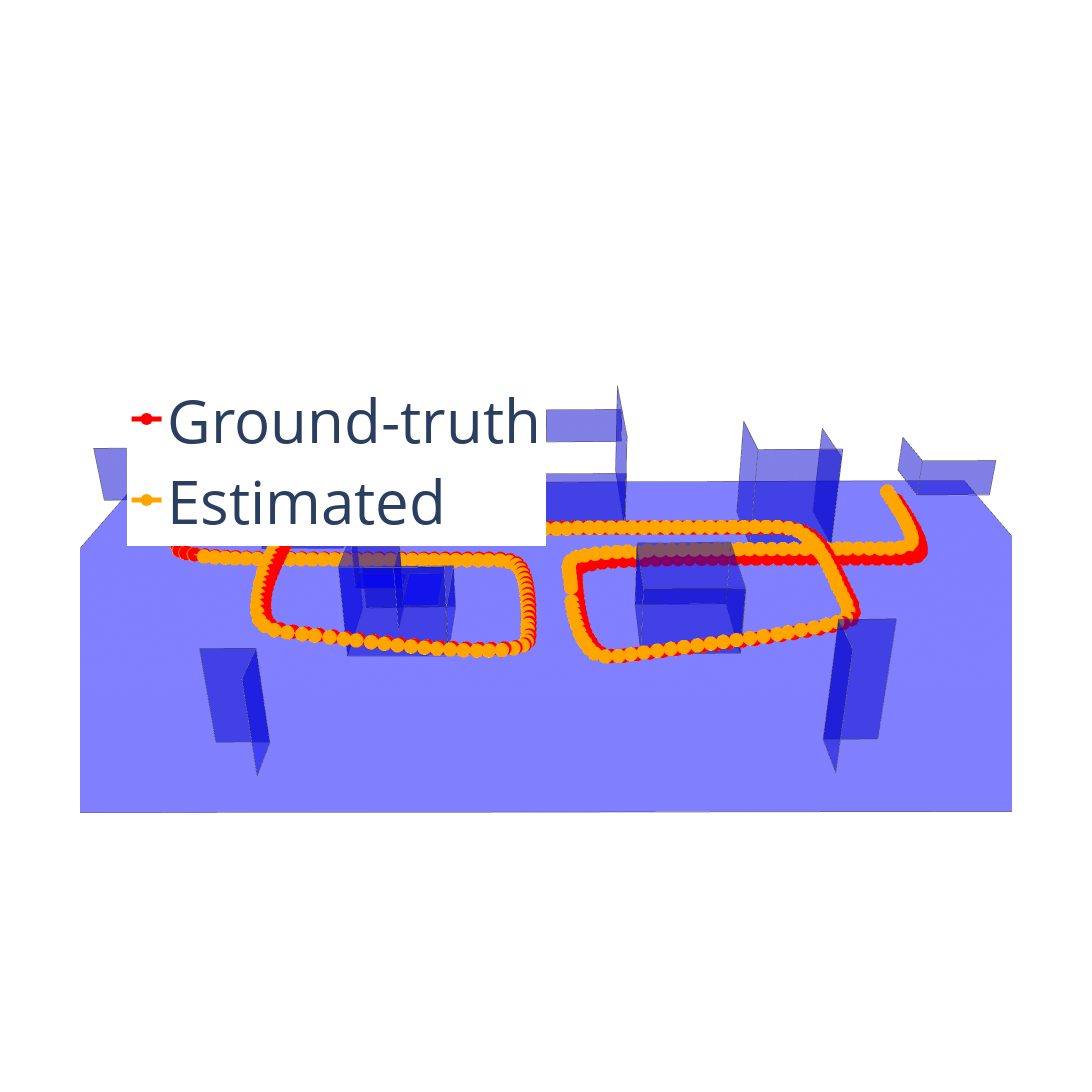

This figure's notebook cell:
### Code cell
# Plot merge
camera = dict(
    up=dict(x=0, y=0, z=1),
    center=dict(x=0, y=0, z=0),
    eye=dict(x=0, y=-2.0, z=1.0)
)

fig = go.Figure(data=merged.plot_trace(colors=['blue'], showlegend=False)+[gt_traj_trace, est_traj_trace])
fig.update_layout(width=4000, height=2500, scene=dict(aspectmode='data', xaxis=dict(visible=False), yaxis=dict(visible=False), zaxis=dict(visible=False)),
    scene_camera=camera, legend=dict(font=dict(size=60), yanchor="top", y=0.7, xanchor="left", x=0.05))
fig.update_layout(legend= {'itemsizing': 'constant'})
fig.show()

### Figure 1 — Plotly figure (JSON) as saved in the notebook; plotly's stock layout.template omitted (floating-point values rounded to 4 significant figures; data arrays with more than 128 entries replaced by an {"elided": "..."} marker saying what was removed)
{"data": [{"color": "blue", "i": [0, 0], "j": [1, 2], "k": [2, 3], "name": "0", "opacity": 0.5, "showlegend": false, "type": "mesh3d", "x": [204.7, -26.31, -27.26, 203.7], "y": [18.06, 19.62, -120.7, -122.3], "z": [0.5928, -1.036, -1.202, 0.4265]}, {"line": {"color": "rgb(70,70,70)", "width": 1}, "mode": "lines", "showlegend": false, "type": "scatter3d", "x": [204.7, -26.31, -27.26, 203.7, 204.7], "y": [18.06, 19.62, -120.7, -122.3, 18.06], "z": [0.5928, -1.036, -1.202, 0.4265, 0.5928]}, {"color": "blue", "i": [0, 0], "j": [1, 2], "k": [2, 3], "name": "1", "opacity": 0.5, "showlegend": false, "type": "mesh3d", "x": [128.4, 108.2, 108.1, 128.3], "y": [-51.07, -51.09, -51.15, -51.13], "z": [-0.178, -0.3318, 14.93, 15.08]}, {"line": {"color": "rgb(70,70,70)", "width": 1}, "mode": "lines", "showlegend": false, "type": "scatter3d", "x": [128.4, 108.2, 108.1, 128.3, 128.4], "y": [-51.07, -51.09, -51.15, -51.13, -51.07], "z": [-0.178, -0.3318, 14.93, 15.08, -0.178]}, {"color": "blue", "i": [0, 0], "j": [1, 2], "k": [2, 3], "name": "2", "opacity": 0.5, "showlegend": false, "type": "mesh3d", "x": [148.4, 138.5, 138.3, 148.2], "y": [-102.0, -102.0, -102.0, -102.0], "z": [0.1414, 0.07241, 25.1, 25.17]}, {"line": {"color": "rgb(70,70,70)", "width": 1}, "mode": "lines", "showlegend": false, "type": "scatter3d", "x": [148.4, 138.5, 138.3, 148.2, 148.4], "y": [-102.0, -102.0, -102.0, -102.0, -102.0], "z": [0.1414, 0.07241, 25.1, 25.17, 0.1414]}, {"color": "blue", "i": [0, 0], "j": [1, 2], "k": [2, 3], "name": "3", "opacity": 0.5, "showlegend": false, "type": "mesh3d", "x": [128.3, 128.4, 128.3, 128.2], "y": [-71.51, -51.07, -51.13, -71.57], "z": [-0.2621, -0.178, 15.08, 15.0]}, {"line": {"color": "rgb(70,70,70)", "width": 1}, "mode": "lines", "showlegend": false, "type": "scatter3d", "x": [128.3, 128.4, 128.3, 128.2, 128.3], "y": [-71.51, -51.07, -51.13, -71.57, -71.51], "z": [-0.2621, -0.178, 15.08, 15.0, -0.2621]}, {"color": "blue", "i": [0, 0], "j": [1, 2], "k": [2, 3], "name": "4", "opacity": 0.5, "showlegend": false, "type": "mesh3d", "x": [188.6, 208.1, 208.1, 188.6], "y": [8.103, 8.068, 8.087, 8.122], "z": [0.4655, 0.5494, 10.52, 10.44]}, {"line": {"color": "rgb(70,70,70)", "width": 1}, "mode": "lines", "showlegend": false, "type": "scatter3d", "x": [188.6, 208.1, 208.1, 188.6, 188.6], "y": [8.103, 8.068, 8.087, 8.122, 8.103], "z": [0.4655, 0.5494, 10.52, 10.44, 0.4655]}, {"color": "blue", "i": [0, 0], "j": [1, 2], "k": [2, 3], "name": "5", "opacity": 0.5, "showlegend": false, "type": "mesh3d", "x": [158.5, 158.3, 158.2, 158.4], "y": [-21.77, -2.008, -2.09, -21.85], "z": [0.1708, 0.239, 23.27, 23.21]}, {"line": {"color": "rgb(70,70,70)", "width": 1}, "mode": "lines", "showlegend": false, "type": "scatter3d", "x": [158.5, 158.3, 158.2, 158.4, 158.5], "y": [-21.77, -2.008, -2.09, -21.85, -21.77], "z": [0.1708, 0.239, 23.27, 23.21, 0.1708]}, {"color": "blue", "i": [0, 0], "j": [1, 2], "k": [2, 3], "name": "6", "opacity": 0.5, "showlegend": false, "type": "mesh3d", "x": [188.6, 188.6, 188.6, 188.6], "y": [26.12, 8.103, 8.122, 26.14], "z": [0.4317, 0.4655, 10.44, 10.4]}, {"line": {"color": "rgb(70,70,70)", "width": 1}, "mode": "lines", "showlegend": false, "type": "scatter3d", "x": [188.6, 188.6, 188.6, 188.6, 188.6], "y": [26.12, 8.103, 8.122, 26.14, 26.12], "z": [0.4317, 0.4655, 10.44, 10.4, 0.4317]}, {"color": "blue", "i": [0, 0], "j": [1, 2], "k": [2, 3], "name": "7", "opacity": 0.5, "showlegend": false, "type": "mesh3d", "x": [138.5, 158.5, 158.4, 138.4], "y": [-21.89, -21.92, -21.94, -21.92], "z": [-0.04647, 0.09027, 25.29, 25.15]}, {"line": {"color": "rgb(70,70,70)", "width": 1}, "mode": "lines", "showlegend": false, "type": "scatter3d", "x": [138.5, 158.5, 158.4, 138.4, 138.5], "y": [-21.89, -21.92, -21.94, -21.92, -21.89], "z": [-0.04647, 0.09027, 25.29, 25.15, -0.04647]}, {"color": "blue", "i": [0, 0], "j": [1, 2], "k": [2, 3], "name": "8", "opacity": 0.5, "showlegend": false, "type": "mesh3d", "x": [208.2, 188.7, 188.6, 208.1], "y": [-111.9, -111.9, -111.9, -112.0], "z": [0.5107, 0.4237, 10.16, 10.25]}, {"line": {"color": "rgb(70,70,70)", "width": 1}, "mode": "lines", "showlegend": false, "type": "scatter3d", "x": [208.2, 188.7, 188.6, 208.1, 208.2], "y": [-111.9, -111.9, -111.9, -112.0, -111.9], "z": [0.5107, 0.4237, 10.16, 10.25, 0.5107]}, {"color": "blue", "i": [0, 0], "j": [1, 2], "k": [2, 3], "name": "9", "opacity": 0.5, "showlegend": false, "type": "mesh3d", "x": [68.51, 108.5, 108.4, 68.39], "y": [-11.84, -12.16, -12.19, -11.87], "z": [-0.6057, -0.2779, 15.12, 14.8]}, {"line": {"color": "rgb(70,70,70)", "width": 1}, "mode": "lines", "showlegend": false, "type": "scatter3d", "x": [68.51, 108.5, 108.4, 68.39, 68.51], "y": [-11.84, -12.16, -12.19, -11.87, -11.84], "z": [-0.6057, -0.2779, 15.12, 14.8, -0.6057]}, {"color": "blue", "i": [0, 0], "j": [1, 2], "k": [2, 3], "name": "10", "opacity": 0.5, "showlegend": false, "type": "mesh3d", "x": [108.4, 108.3, 108.1, 108.2], "y": [-12.16, 27.8, 27.75, -12.21], "z": [-0.2811, -0.2048, 24.9, 24.83]}, {"line": {"color": "rgb(70,70,70)", "width": 1}, "mode": "lines", "showlegend": false, "type": "scatter3d", "x": [108.4, 108.3, 108.1, 108.2, 108.4], "y": [-12.16, 27.8, 27.75, -12.21, -12.16], "z": [-0.2811, -0.2048, 24.9, 24.83, -0.2811]}, {"color": "blue", "i": [0, 0], "j": [1, 2], "k": [2, 3], "name": "11", "opacity": 0.5, "showlegend": false, "type": "mesh3d", "x": [68.34, 68.38, 68.29, 68.25], "y": [-71.9, -51.8, -51.8, -71.9], "z": [-0.5606, -0.5588, 9.665, 9.663]}, {"line": {"color": "rgb(70,70,70)", "width": 1}, "mode": "lines", "showlegend": false, "type": "scatter3d", "x": [68.34, 68.38, 68.29, 68.25, 68.34], "y": [-71.9, -51.8, -51.8, -71.9, -71.9], "z": [-0.5606, -0.5588, 9.665, 9.663, -0.5606]}, {"color": "blue", "i": [0, 0], "j": [1, 2], "k": [2, 3], "name": "12", "opacity": 0.5, "showlegend": false, "type": "mesh3d", "x": [88.55, 108.3, 108.2, 88.46], "y": [8.198, 8.057, 7.984, 8.124], "z": [15.69, 15.89, 24.81, 24.62]}, {"line": {"color": "rgb(70,70,70)", "width": 1}, "mode": "lines", "showlegend": false, "type": "scatter3d", "x": [88.55, 108.3, 108.2, 88.46, 88.55], "y": [8.198, 8.057, 7.984, 8.124, 8.198], "z": [15.69, 15.89, 24.81, 24.62, 15.69]}, {"color": "blue", "i": [0, 0], "j": [1, 2], "k": [2, 3], "name": "13", "opacity": 0.5, "showlegend": false, "type": "mesh3d", "x": [138.4, 138.5, 138.4, 138.2], "y": [-2.036, -21.89, -21.92, -2.061], "z": [-0.02831, -0.04647, 25.15, 25.17]}, {"line": {"color": "rgb(70,70,70)", "width": 1}, "mode": "lines", "showlegend": false, "type": "scatter3d", "x": [138.4, 138.5, 138.4, 138.2, 138.4], "y": [-2.036, -21.89, -21.92, -2.061, -2.036], "z": [-0.02831, -0.04647, 25.15, 25.17, -0.02831]}, {"color": "blue", "i": [0, 0], "j": [1, 2], "k": [2, 3], "name": "14", "opacity": 0.5, "showlegend": false, "type": "mesh3d", "x": [38.52, 38.4, 38.22, 38.34], "y": [-21.83, -1.502, -1.531, -21.86], "z": [-0.7598, -0.7375, 24.51, 24.48]}, {"line": {"color": "rgb(70,70,70)", "width": 1}, "mode": "lines", "showlegend": false, "type": "scatter3d", "x": [38.52, 38.4, 38.22, 38.34, 38.52], "y": [-21.83, -1.502, -1.531, -21.86, -21.83], "z": [-0.7598, -0.7375, 24.51, 24.48, -0.7598]}, {"color": "blue", "i": [0, 0], "j": [1, 2], "k": [2, 3], "name": "15", "opacity": 0.5, "showlegend": false, "type": "mesh3d", "x": [108.2, 108.0, 107.8, 108.1], "y": [-51.09, -71.74, -71.81, -51.15], "z": [-0.3318, -0.4177, 14.84, 14.93]}, {"line": {"color": "rgb(70,70,70)", "width": 1}, "mode": "lines", "showlegend": false, "type": "scatter3d", "x": [108.2, 108.0, 107.8, 108.1, 108.2], "y": [-51.09, -71.74, -71.81, -51.15, -51.09], "z": [-0.3318, -0.4177, 14.84, 14.93, -0.3318]}, {"color": "blue", "i": [0, 0], "j": [1, 2], "k": [2, 3], "name": "16", "opacity": 0.5, "showlegend": false, "type": "mesh3d", "x": [68.38, 48.61, 48.52, 68.29], "y": [-51.8, -52.02, -52.02, -51.8], "z": [-0.5588, -0.7388, 9.485, 9.665]}, {"line": {"color": "rgb(70,70,70)", "width": 1}, "mode": "lines", "showlegend": false, "type": "scatter3d", "x": [68.38, 48.61, 48.52, 68.29, 68.38], "y": [-51.8, -52.02, -52.02, -51.8, -51.8], "z": [-0.5588, -0.7388, 9.485, 9.665, -0.5588]}, {"color": "blue", "i": [0, 0], "j": [1, 2], "k": [2, 3], "name": "17", "opacity": 0.5, "showlegend": false, "type": "mesh3d", "x": [18.43, 38.52, 38.34, 18.25], "y": [-21.83, -21.83, -21.86, -21.86], "z": [-0.9017, -0.7598, 24.48, 24.34]}, {"line": {"color": "rgb(70,70,70)", "width": 1}, "mode": "lines", "showlegend": false, "type": "scatter3d", "x": [18.43, 38.52, 38.34, 18.25, 18.43], "y": [-21.83, -21.83, -21.86, -21.86, -21.83], "z": [-0.9017, -0.7598, 24.48, 24.34, -0.9017]}, {"color": "blue", "i": [0, 0], "j": [1, 2], "k": [2, 3], "name": "18", "opacity": 0.5, "showlegend": false, "type": "mesh3d", "x": [58.45, 58.47, 58.37, 58.36], "y": [-71.84, -62.0, -62.07, -71.9], "z": [5.339, 5.385, 19.46, 19.41]}, {"line": {"color": "rgb(70,70,70)", "width": 1}, "mode": "lines", "showlegend": false, "type": "scatter3d", "x": [58.45, 58.47, 58.37, 58.36, 58.45], "y": [-71.84, -62.0, -62.07, -71.9, -71.84], "z": [5.339, 5.385, 19.46, 19.41, 5.339]}, {"color": "blue", "i": [0, 0], "j": [1, 2], "k": [2, 3], "name": "19", "opacity": 0.5, "showlegend": false, "type": "mesh3d", "x": [38.39, 38.43, 38.28, 38.23], "y": [-111.7, -101.9, -102.0, -111.7], "z": [-0.6424, -0.6253, 19.3, 19.28]}, {"line": {"color": "rgb(70,70,70)", "width": 1}, "mode": "lines", "showlegend": false, "type": "scatter3d", "x": [38.39, 38.43, 38.28, 38.23, 38.39], "y": [-111.7, -101.9, -102.0, -111.7, -111.7], "z": [-0.6424, -0.6253, 19.3, 19.28, -0.6424]}, {"color": "blue", "i": [0, 0], "j": [1, 2], "k": [2, 3], "name": "20", "opacity": 0.5, "showlegend": false, "type": "mesh3d", "x": [138.5, 138.5, 138.3, 138.3], "y": [-102.0, -111.7, -111.8, -102.0], "z": [0.07241, 0.07187, 25.1, 25.1]}, {"line": {"color": "rgb(70,70,70)", "width": 1}, "mode": "lines", "showlegend": false, "type": "scatter3d", "x": [138.5, 138.5, 138.3, 138.3, 138.5], "y": [-102.0, -111.7, -111.8, -102.0, -102.0], "z": [0.07241, 0.07187, 25.1, 25.1, 0.07241]}, {"color": "blue", "i": [0, 0], "j": [1, 2], "k": [2, 3], "name": "21", "opacity": 0.5, "showlegend": false, "type": "mesh3d", "x": [108.0, 128.4, 128.3, 107.8], "y": [-71.74, -71.95, -72.01, -71.81], "z": [-0.4177, -0.2636, 15.0, 14.84]}, {"line": {"color": "rgb(70,70,70)", "width": 1}, "mode": "lines", "showlegend": false, "type": "scatter3d", "x": [108.0, 128.4, 128.3, 107.8, 108.0], "y": [-71.74, -71.95, -72.01, -71.81, -71.74], "z": [-0.4177, -0.2636, 15.0, 14.84, -0.4177]}, {"color": "blue", "i": [0, 0], "j": [1, 2], "k": [2, 3], "name": "22", "opacity": 0.5, "showlegend": false, "type": "mesh3d", "x": [47.59, 68.46, 68.32, 47.45], "y": [-71.9, -72.1, -72.11, -71.9], "z": [-0.8841, -0.7495, 19.78, 19.65]}, {"line": {"color": "rgb(70,70,70)", "width": 1}, "mode": "lines", "showlegend": false, "type": "scatter3d", "x": [47.59, 68.46, 68.32, 47.45, 47.59], "y": [-71.9, -72.1, -72.11, -71.9, -71.9], "z": [-0.8841, -0.7495, 19.78, 19.65, -0.8841]}, {"color": "blue", "i": [0, 0], "j": [1, 2], "k": [2, 3], "name": "23", "opacity": 0.5, "showlegend": false, "type": "mesh3d", "x": [188.7, 188.8, 188.8, 188.6], "y": [-111.9, -130.7, -130.8, -111.9], "z": [0.4237, 0.3509, 10.09, 10.16]}, {"line": {"color": "rgb(70,70,70)", "width": 1}, "mode": "lines", "showlegend": false, "type": "scatter3d", "x": [188.7, 188.8, 188.8, 188.6, 188.7], "y": [-111.9, -130.7, -130.8, -111.9, -111.9], "z": [0.4237, 0.3509, 10.09, 10.16, 0.4237]}, {"color": "blue", "i": [0, 0], "j": [1, 2], "k": [2, 3], "name": "24", "opacity": 0.5, "showlegend": false, "type": "mesh3d", "x": [66.42, 66.4, 59.07, 59.09], "y": [-69.1, -55.36, -55.37, -69.11], "z": [9.545, 9.685, 9.594, 9.454]}, {"line": {"color": "rgb(70,70,70)", "width": 1}, "mode": "lines", "showlegend": false, "type": "scatter3d", "x": [66.42, 66.4, 59.07, 59.09, 66.42], "y": [-69.1, -55.36, -55.37, -69.11, -69.1], "z": [9.545, 9.685, 9.594, 9.454, 9.545]}, {"color": "blue", "i": [0, 0], "j": [1, 2], "k": [2, 3], "name": "25", "opacity": 0.5, "showlegend": false, "type": "mesh3d", "x": [58.44, 48.51, 48.44, 58.37], "y": [-62.1, -61.99, -62.04, -62.15], "z": [9.576, 9.509, 19.38, 19.44]}, {"line": {"color": "rgb(70,70,70)", "width": 1}, "mode": "lines", "showlegend": false, "type": "scatter3d", "x": [58.44, 48.51, 48.44, 58.37, 58.44], "y": [-62.1, -61.99, -62.04, -62.15, -62.1], "z": [9.576, 9.509, 19.38, 19.44, 9.576]}, {"color": "blue", "i": [0, 0], "j": [1, 2], "k": [2, 3], "name": "26", "opacity": 0.5, "showlegend": false, "type": "mesh3d", "x": [68.78, 68.51, 68.39, 68.66], "y": [27.94, -11.84, -11.87, 27.91], "z": [-0.5271, -0.6057, 14.8, 14.87]}, {"line": {"color": "rgb(70,70,70)", "width": 1}, "mode": "lines", "showlegend": false, "type": "scatter3d", "x": [68.78, 68.51, 68.39, 68.66, 68.78], "y": [27.94, -11.84, -11.87, 27.91, 27.94], "z": [-0.5271, -0.6057, 14.8, 14.87, -0.5271]}, {"color": "blue", "i": [0, 0], "j": [1, 2], "k": [2, 3], "name": "27", "opacity": 0.5, "showlegend": false, "type": "mesh3d", "x": [38.43, 28.6, 28.44, 38.28], "y": [-101.9, -101.9, -101.9, -102.0], "z": [-0.6253, -0.7037, 19.22, 19.3]}, {"line": {"color": "rgb(70,70,70)", "width": 1}, "mode": "lines", "showlegend": false, "type": "scatter3d", "x": [38.43, 28.6, 28.44, 38.28, 38.43], "y": [-101.9, -101.9, -101.9, -102.0, -101.9], "z": [-0.6253, -0.7037, 19.22, 19.3, -0.6253]}, {"color": "blue", "i": [0, 0], "j": [1, 2], "k": [2, 3], "name": "28", "opacity": 0.5, "showlegend": false, "type": "mesh3d", "x": [48.59, 48.51, 58.44, 58.52], "y": [-54.99, -61.99, -62.1, -55.1], "z": [9.506, 9.509, 9.576, 9.574]}, {"line": {"color": "rgb(70,70,70)", "width": 1}, "mode": "lines", "showlegend": false, "type": "scatter3d", "x": [48.59, 48.51, 58.44, 58.52, 48.59], "y": [-54.99, -61.99, -62.1, -55.1, -54.99], "z": [9.506, 9.509, 9.576, 9.574, 9.506]}, {"color": "blue", "i": [0, 0], "j": [1, 2], "k": [2, 3], "name": "29", "opacity": 0.5, "showlegend": false, "type": "mesh3d", "x": [47.72, 47.59, 47.45, 47.59], "y": [-51.64, -71.9, -71.9, -51.64], "z": [-0.878, -0.8841, 19.65, 19.66]}, {"line": {"color": "rgb(70,70,70)", "width": 1}, "mode": "lines", "showlegend": false, "type": "scatter3d", "x": [47.72, 47.59, 47.45, 47.59, 47.72], "y": [-51.64, -71.9, -71.9, -51.64, -51.64], "z": [-0.878, -0.8841, 19.65, 19.66, -0.878]}, {"color": "blue", "i": [0, 0], "j": [1, 2], "k": [2, 3], "name": "30", "opacity": 0.5, "showlegend": false, "type": "mesh3d", "x": [-31.23, -11.54, -11.64, -31.34], "y": [8.315, 8.182, 8.165, 8.298], "z": [-1.117, -0.9782, 14.03, 13.89]}, {"line": {"color": "rgb(70,70,70)", "width": 1}, "mode": "lines", "showlegend": false, "type": "scatter3d", "x": [-31.23, -11.54, -11.64, -31.34, -31.23], "y": [8.315, 8.182, 8.165, 8.298, 8.315], "z": [-1.117, -0.9782, 14.03, 13.89, -1.117]}, {"color": "blue", "i": [0, 0], "j": [1, 2], "k": [2, 3], "name": "31", "opacity": 0.5, "showlegend": false, "type": "mesh3d", "x": [-11.54, -11.4, -11.51, -11.64], "y": [8.182, 27.97, 27.95, 8.165], "z": [-0.9782, -0.9548, 14.06, 14.03]}, {"line": {"color": "rgb(70,70,70)", "width": 1}, "mode": "lines", "showlegend": false, "type": "scatter3d", "x": [-11.54, -11.4, -11.51, -11.64, -11.54], "y": [8.182, 27.97, 27.95, 8.165, 8.182], "z": [-0.9782, -0.9548, 14.06, 14.03, -0.9782]}, {"color": "blue", "i": [0, 0], "j": [1, 2], "k": [2, 3], "name": "32", "opacity": 0.5, "showlegend": false, "type": "mesh3d", "x": [-11.49, -30.89, -30.94, -11.53], "y": [-112.0, -112.0, -112.0, -112.0], "z": [-1.113, -1.2, 8.898, 8.986]}, {"line": {"color": "rgb(70,70,70)", "width": 1}, "mode": "lines", "showlegend": false, "type": "scatter3d", "x": [-11.49, -30.89, -30.94, -11.53, -11.49], "y": [-112.0, -112.0, -112.0, -112.0, -112.0], "z": [-1.113, -1.2, 8.898, 8.986, -1.113]}, {"color": "blue", "i": [0, 0], "j": [1, 2], "k": [2, 3], "name": "33", "opacity": 0.5, "showlegend": false, "type": "mesh3d", "x": [-11.52, -11.49, -11.53, -11.57], "y": [-131.5, -112.0, -112.0, -131.5], "z": [-1.061, -1.113, 8.986, 9.037]}, {"line": {"color": "rgb(70,70,70)", "width": 1}, "mode": "lines", "showlegend": false, "type": "scatter3d", "x": [-11.52, -11.49, -11.53, -11.57, -11.52], "y": [-131.5, -112.0, -112.0, -131.5, -131.5], "z": [-1.061, -1.113, 8.986, 9.037, -1.061]}, {"color": "blue", "i": [0, 0], "j": [1, 2], "k": [2, 3], "name": "34", "opacity": 0.5, "showlegend": false, "type": "mesh3d", "x": [18.56, 18.43, 18.25, 18.38], "y": [-1.907, -21.83, -21.86, -1.935], "z": [-0.878, -0.9017, 24.34, 24.37]}, {"line": {"color": "rgb(70,70,70)", "width": 1}, "mode": "lines", "showlegend": false, "type": "scatter3d", "x": [18.56, 18.43, 18.25, 18.38, 18.56], "y": [-1.907, -21.83, -21.86, -1.935, -1.907], "z": [-0.878, -0.9017, 24.34, 24.37, -0.878]}, {"color": "blue", "i": [0, 0], "j": [1, 2], "k": [2, 3], "name": "35", "opacity": 0.5, "showlegend": false, "type": "mesh3d", "x": [33.1, 19.42, 19.31, 32.99], "y": [-1.971, -1.879, -1.897, -1.989], "z": [0.2626, 0.1662, 16.21, 16.31]}, {"line": {"color": "rgb(70,70,70)", "width": 1}, "mode": "lines", "showlegend": false, "type": "scatter3d", "x": [33.1, 19.42, 19.31, 32.99, 33.1], "y": [-1.971, -1.879, -1.897, -1.989, -1.971], "z": [0.2626, 0.1662, 16.21, 16.31, 0.2626]}, {"marker": {"color": "red", "size": 5}, "name": "Ground-truth", "type": "scatter3d", "x": {"elided": "240 float values"}, "y": {"elided": "240 float values"}, "z": {"elided": "240 float values"}}, {"marker": {"color": "orange", "size": 5}, "name": "Estimated", "type": "scatter3d", "x": {"elided": "240 float values"}, "y": {"elided": "240 float values"}, "z": {"elided": "240 float values"}}], "layout": {"height": 2500, "legend": {"font": {"size": 60}, "itemsizing": "constant", "x": 0.05, "xanchor": "left", "y": 0.7, "yanchor": "top"}, "scene": {"aspectmode": "data", "camera": {"center": {"x": 0, "y": 0, "z": 0}, "eye": {"x": 0, "y": -2, "z": 1}, "up": {"x": 0, "y": 0, "z": 1}}, "xaxis": {"visible": false}, "yaxis": {"visible": false}, "zaxis": {"visible": false}}, "width": 4000}}
